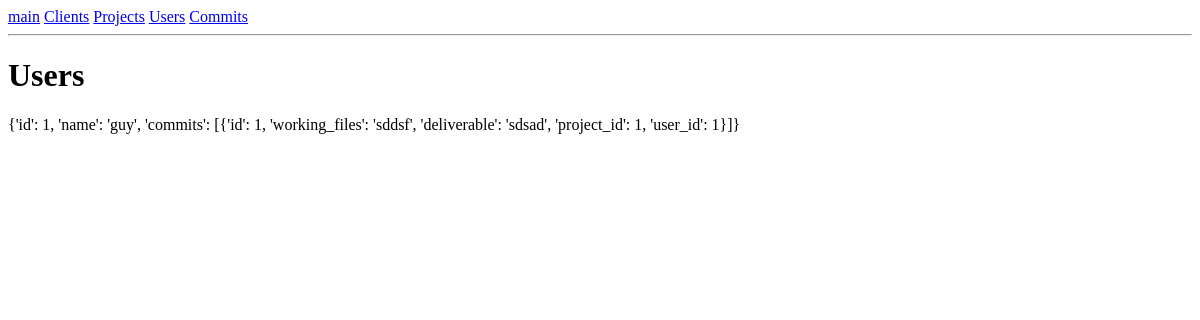
/user, run on an earlier commit of the app's database.
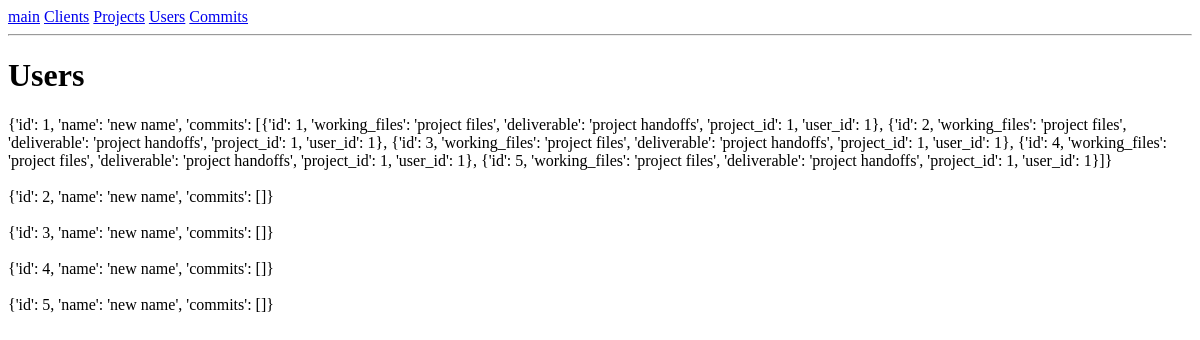
And on a later commit of the database.
### app.py (models this page shows, shortened)
class User(db.Model):
    id = db.Column(db.Integer, primary_key=True)
    name = db.Column(db.String(80), nullable=False)
    commits = db.relationship('Commit',
        backref=db.backref('User', lazy=True))

### app.py (the view)
@app.route('/user')
def users():
    data = module.func.user_all()
    return render_template('users.html', data=data)

### module/func.py (called while the page is built)
def scheme_user(row):
    commits = []
    for commit in row.commits:
        commits.append(scheme_commit(commit))
    return {
        'id': row.id,
        'name': row.name,
        'commits': commits
    }

def scheme_commit(row):
    return {
        'id': row.id,
        'working_files': row.working_files,
        'deliverable': row.deliverable,
        'project_id': row.project_id,
        'user_id': row.user_id
    }

def user_all():
    output = []
    rows = app.User.query.all()
    for row in rows:
        x = scheme_user(row)
        output.append(x)
    return output

### templates/users.html
{% extends "base.html" %}
{% block content %}
<h1>Users</h1>
{% for user in data %}
<div>
    {{user}}
</div>
<br>
{% endfor %}
{% endblock %}

What changed in the data, as far as the page shows it:
changed User (number 1 of 5 on the later page): user "{'id': 1, 'name': 'guy', 'commits': [{'id': 1, 'working_files': 'sddsf', 'deliverable': 'sdsad', 'project_id': 1, 'user_id': 1}]}" → "{'id': 1, 'name': 'new name', 'commits': [{'id': 1, 'working_files': 'project files', 'deliverable': 'project handoffs', 'project_id': 1, 'user_id': 1}, {'id': 2, 'working_files': 'project files', 'deliverable': 'project handoffs', 'project_id': 1, 'user_id': 1}, {'id': 3, 'working_files': 'project files', 'deliverable': 'project handoffs', 'project_id': 1, 'user_id': 1}, {'id': 4, 'working_files': 'project files', 'deliverable': 'project handoffs', 'project_id': 1, 'user_id': 1}, {'id': 5, 'working_files': 'project files', 'deliverable': 'project handoffs', 'project_id': 1, 'user_id': 1}]}"
added User: user "{'id': 2, 'name': 'new name', 'commits': []}"
added User: user "{'id': 3, 'name': 'new name', 'commits': []}"
added User: user "{'id': 4, 'name': 'new name', 'commits': []}"
added User: user "{'id': 5, 'name': 'new name', 'commits': []}"
